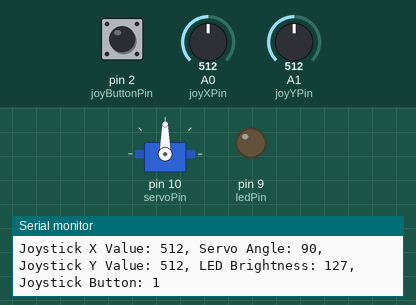
Simulated run of this sketch. Board: Arduino Uno, built with avr-gcc and run on an emulated ATmega328P. On the bench: servo, output pins drawn as LEDs (lit = HIGH), the last lines printed to the serial monitor. Inputs (shaded band) come from the test bench; at power-on: A0 (joyXPin) = 512, pin 2 (joyButtonPin) HIGH, A1 (joyYPin) = 512.

Above: at 1.2 s.
1.3 s: A0 (joyXPin) set to 109
At 1.9 s:
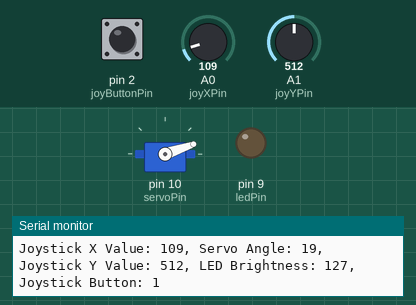
2.9 s: A0 (joyXPin) set to 93
At 4.0 s:
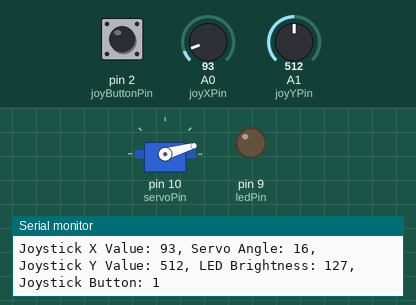
4.5 s: pin 2 (joyButtonPin) pulled LOW for 0.15 s
At 4.68 s:
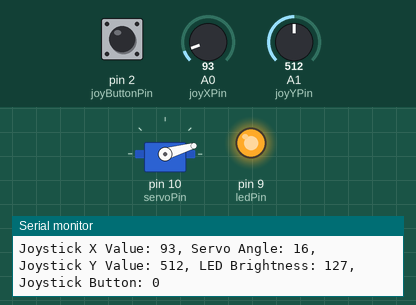
6.3 s: A0 (joyXPin) set to 716
At 7.2 s:
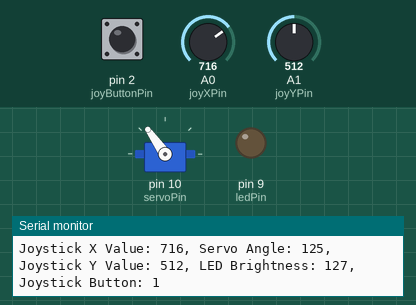
7.8 s: pin 2 (joyButtonPin) pulled LOW for 1 s
At 8.3 s:
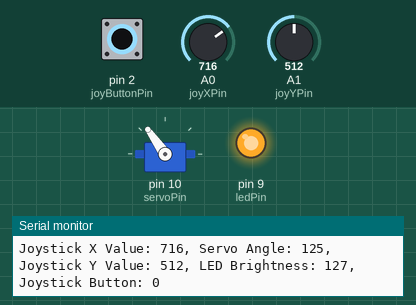
10.3 s: A0 (joyXPin) set to 982
At 11.1 s:
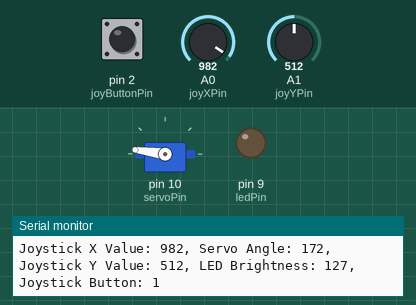
11.9 s: A0 (joyXPin) set to 1006
Timing chart, 0 to 14.9 s (numbered marks = the images above; inputs shaded):
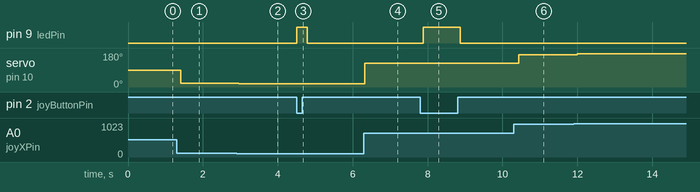

The sketch:

all03.ino
```cpp
// 필요한 라이브러리를 포함시킨다.
#include <Servo.h>

// 핀 번호를 정한다.
const int ledPin = 9; // LED를 연결한 핀 번호 (PWM 핀)
const int servoPin = 10; // 서보모터를 연결한 핀 번호
const int joyXPin = A0; // 조이스틱 X축 핀 번호
const int joyYPin = A1; // 조이스틱 Y축 핀 번호
const int joyButtonPin = 2; // 조이스틱 버튼을 연결한 핀 번호

// 서보 객체 생성
Servo servoMotor;

void setup() {
  // 핀 모드 설정
  pinMode(ledPin, OUTPUT);
  // 서보모터 연결 설정
  servoMotor.attach(servoPin);
  // 조이스틱 버튼을 입력 모드로 설정
  pinMode(joyButtonPin, INPUT_PULLUP);

  // 시리얼 통신 시작
  Serial.begin(9600);
}

void loop() {
  // 조이스틱 값 읽기 (X축과 Y축)
  int joyXValue = analogRead(joyXPin);
  int joyYValue = analogRead(joyYPin);

  // X축 값을 서보모터에 적용하여 각도로 변환 (0~180도로 제한)
  int servoAngle = map(joyXValue, 0, 1023, 0, 180);
  servoMotor.write(servoAngle);

  // Y축 값을 LED 밝기 (PWM)로 변환하여 적용 (0~255로 제한)
  int ledBrightness = map(joyYValue, 0, 1023, 0, 255);
  analogWrite(ledPin, ledBrightness);

  // 조이스틱 버튼 상태 확인
  bool buttonState = digitalRead(joyButtonPin);

  // 조이스틱 버튼이 눌렸을 때 LED를 켬
  if (buttonState == LOW) {
    digitalWrite(ledPin, HIGH);
  } else {
    digitalWrite(ledPin, LOW);
  }

  // 시리얼 모니터에 값을 출력하여 확인
  Serial.print("Joystick X Value: ");
  Serial.print(joyXValue);
  Serial.print(", Servo Angle: ");
  Serial.print(servoAngle);
  Serial.print(", Joystick Y Value: ");
  Serial.print(joyYValue);
  Serial.print(", LED Brightness: ");
  Serial.print(ledBrightness);
  Serial.print(", Joystick Button: ");
  Serial.println(buttonState);

  // 일시적인 딜레이 추가
  delay(100);
}
```

Measured:
- after the input at 1.3 s, servo on pin 10 (servoPin): 90° → 19° after 0.11 s
- after the input at 2.9 s, servo on pin 10 (servoPin): 19° → 16° after 0.06 s
- after the input at 4.5 s, pin 9 (ledPin): LOW → HIGH at once, → LOW 0.28 s later
- after the input at 6.3 s, servo on pin 10 (servoPin): 16° → 125° at once
- after the input at 7.8 s, pin 9 (ledPin): LOW → HIGH after 0.08 s, → LOW 0.99 s later
- after the input at 10.3 s, servo on pin 10 (servoPin): 125° → 172° after 0.14 s
- after the input at 11.9 s, servo on pin 10 (servoPin): 172° → 177° after 0.10 s
